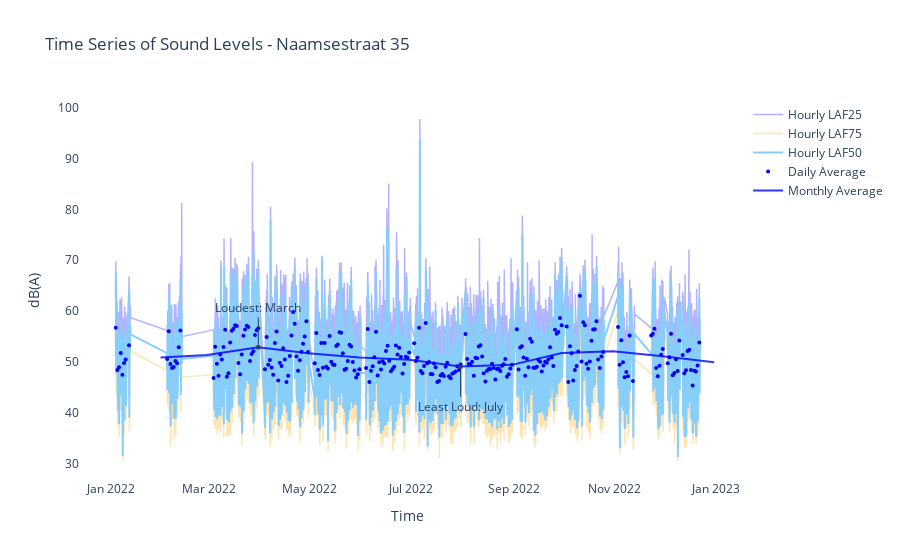

Write notebook code for a chart like this one.
### Markdown cell above
## 2.1 Time series plots for percentiles 25, 50, & 75

### Code cell
import pandas as pd
import plotly.graph_objs as go

# Filter the data for 'Naamsestraat 35' and create a new DataFrame
filtered_df = df_N[df_N['description'] == 'Naamsestraat 35'].copy()

# Convert 'result_timestamp' column to datetime data type
filtered_df['result_timestamp'] = pd.to_datetime(filtered_df['result_timestamp'])

# Set 'result_timestamp' as the index
filtered_df.set_index('result_timestamp', inplace=True)

# Sort the DataFrame by 'result_timestamp'
filtered_df.sort_index(inplace=True)

# Calculate hourly and daily averages for laf50, laf25, and laf75
hourly_laf50 = filtered_df['laf50_per_hour']
hourly_laf25 = filtered_df['laf25_per_hour']
hourly_laf75 = filtered_df['laf75_per_hour']
daily_avg = filtered_df.resample('D').mean()['laf50_per_hour']
monthly_avg = filtered_df.resample('M').mean()['laf50_per_hour']  # Calculate monthly average

# Identify the loudest and least loud months
loudest_month = monthly_avg.idxmax().strftime('%B')  # Get the month with the highest average
least_loud_month = monthly_avg.idxmin().strftime('%B')  # Get the month with the lowest average

# Create a trace for hourly laf50 values
trace_hourly_laf50 = go.Scatter(
    x=hourly_laf50.index,
    y=hourly_laf50,
    mode='lines',
    name='Hourly LAF50',
    line=dict(color='rgba(135, 206, 250, 1)')
)

# Create a trace for hourly average laf25 values
trace_hourly_laf25 = go.Scatter(
    x=hourly_laf25.index,
    y=hourly_laf25,
    mode='lines',
    name='Hourly LAF25',
    line=dict(color='rgba(0, 0, 255, 0.3)', width=1.5)
)

# Create a trace for hourly average laf75 values
trace_hourly_laf75 = go.Scatter(
    x=hourly_laf75.index,
    y=hourly_laf75,
    mode='lines',
    name='Hourly LAF75',
    line=dict(color='rgba(255, 165, 0, 0.3)', width=1.5)
)

# Create a trace for daily average values
trace_daily = go.Scatter(
    x=daily_avg.index,
    y=daily_avg,
    mode='markers',
    name='Daily Average',
    marker=dict(symbol='circle', size=4, color='blue')
)

# Create a trace for monthly average values
trace_monthly_avg = go.Scatter(
    x=monthly_avg.index,
    y=monthly_avg,
    mode='lines',
    name='Monthly Average',
    line=dict(color='rgba(0, 0, 255, 0.8)', width=2)  # Change the color and line width
)

# Add annotations for loudest and least loud months
annotations = [
    dict(
        x=monthly_avg.idxmax(),
        y=monthly_avg.max(),
        xref='x',
        yref='y',
        text=f"Loudest: {loudest_month}",
        showarrow=True,
        arrowhead=7,
        ax=0,
        ay=-40
    ),
    dict(
        x=monthly_avg.idxmin(),
        y=monthly_avg.min(),
        xref='x',
        yref='y',
        text=f"Least Loud: {least_loud_month}",
        showarrow=True,
        arrowhead=7,
        ax=0,
        ay=40
    )
]

# Create the plot layout with white background and annotations
layout = go.Layout(
    title='Time Series of Sound Levels - Naamsestraat 35',
    xaxis=dict(title='Time'),
    yaxis=dict(title='dB(A)'),
    showlegend=True,
    plot_bgcolor='white',
    annotations=annotations
)

# Create the figure and add the traces
fig = go.Figure(data=[trace_hourly_laf25, trace_hourly_laf75, trace_hourly_laf50, trace_daily, trace_monthly_avg], layout=layout)

# Display the plot
fig.show()

### Figure 1 — Plotly figure (JSON) as saved in the notebook; plotly's stock layout.template omitted (floating-point values rounded to 4 significant figures; data arrays with more than 128 entries replaced by an {"elided": "..."} marker saying what was removed)
{"data": [{"line": {"color": "rgba(0, 0, 255, 0.3)", "width": 1.5}, "mode": "lines", "name": "Hourly LAF25", "type": "scatter", "x": {"elided": "6428 str values"}, "y": {"elided": "6428 float values"}}, {"line": {"color": "rgba(255, 165, 0, 0.3)", "width": 1.5}, "mode": "lines", "name": "Hourly LAF75", "type": "scatter", "x": {"elided": "6428 str values"}, "y": {"elided": "6428 float values"}}, {"line": {"color": "rgba(135, 206, 250, 1)"}, "mode": "lines", "name": "Hourly LAF50", "type": "scatter", "x": {"elided": "6428 str values"}, "y": {"elided": "6428 float values"}}, {"marker": {"color": "blue", "size": 4, "symbol": "circle"}, "mode": "markers", "name": "Daily Average", "type": "scatter", "x": {"elided": "353 str values"}, "y": {"elided": "353 float values"}}, {"line": {"color": "rgba(0, 0, 255, 0.8)", "width": 2}, "mode": "lines", "name": "Monthly Average", "type": "scatter", "x": ["2022-01-31T00:00:00", "2022-02-28T00:00:00", "2022-03-31T00:00:00", "2022-04-30T00:00:00", "2022-05-31T00:00:00", "2022-06-30T00:00:00", "2022-07-31T00:00:00", "2022-08-31T00:00:00", "2022-09-30T00:00:00", "2022-10-31T00:00:00", "2022-11-30T00:00:00", "2022-12-31T00:00:00"], "y": [50.84, 51.35, 52.86, 51.68, 50.87, 50.44, 49.08, 49.42, 51.73, 52.09, 51.1, 49.92]}], "layout": {"annotations": [{"arrowhead": 7, "ax": 0, "ay": -40, "showarrow": true, "text": "Loudest: March", "x": "2022-03-31T00:00:00", "xref": "x", "y": 52.86, "yref": "y"}, {"arrowhead": 7, "ax": 0, "ay": 40, "showarrow": true, "text": "Least Loud: July", "x": "2022-07-31T00:00:00", "xref": "x", "y": 49.08, "yref": "y"}], "plot_bgcolor": "white", "showlegend": true, "title": {"text": "Time Series of Sound Levels - Naamsestraat 35"}, "xaxis": {"title": {"text": "Time"}}, "yaxis": {"title": {"text": "dB(A)"}}}}
